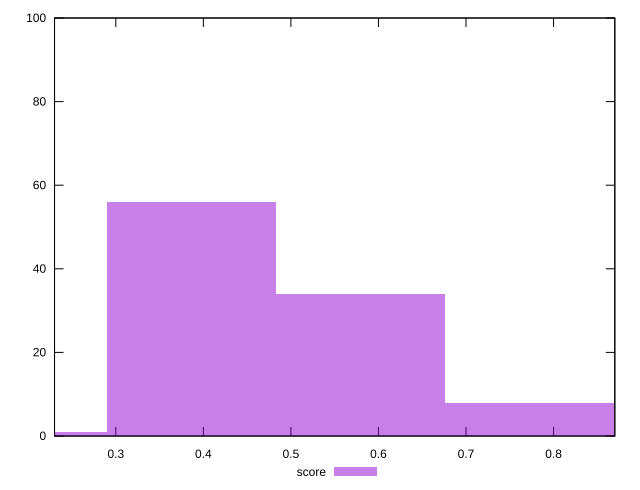

Source code (gnuplot):
reset

$score <<EOF
0.7722401910725004 8
0.3861200955362502 56
0.9653002388406255 1
0.5791801433043753 34
0.1930600477681251 1
EOF

set key outside below
set boxwidth 0.1930600477681251
set xrange [0.23:0.87]
set yrange [0:100]
set trange [0:100]
set style fill transparent solid 0.5 noborder
set terminal svg size 640, 490 enhanced background rgb 'white'
set output "reports/report_00027_2021-02-24T12-40-31.850Z/uses-http2/samples/music/score/histogram.svg"

plot $score title "score" with boxes

reset
